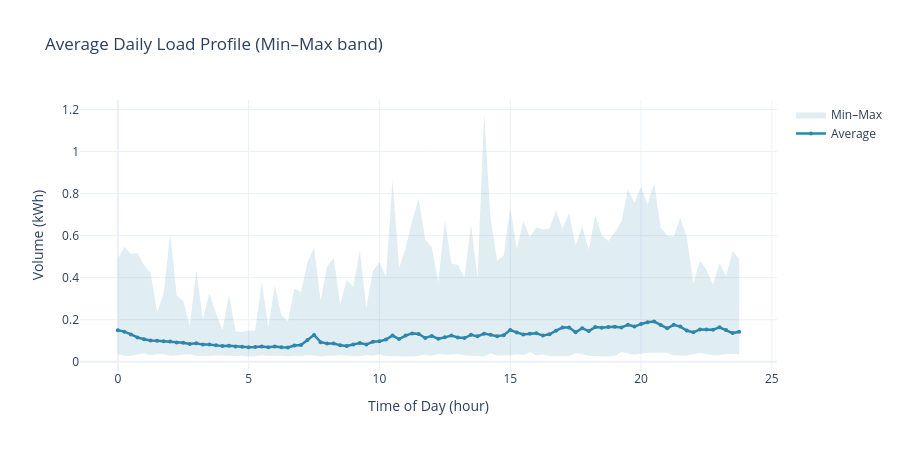

Notebook code cell kept with this figure:
### Code cell
plot_daily_load_profile(df)
#plot_daily_load_profile(df, time_resolution='15min', band='minmax', export_html='daily_profile.html')
